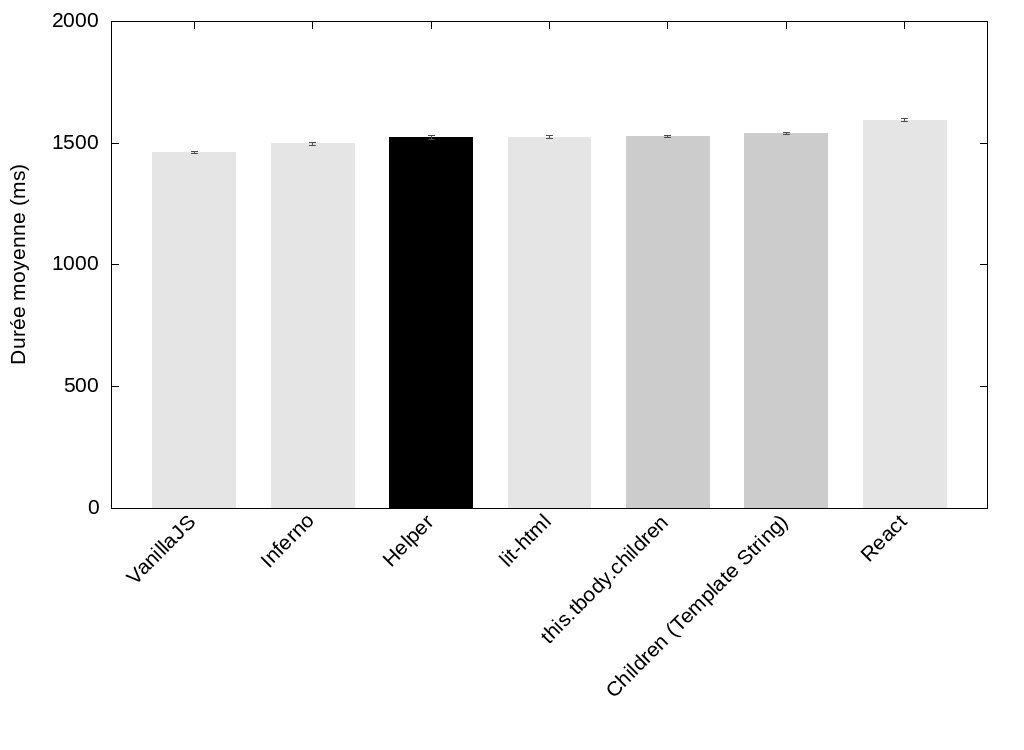

This chart was generated by the following gnuplot code:
set term png size 1024,750 font 'Liberation Sans,16'
set output "no-mem_helper.png"

set style fill solid
set boxwidth 0.7
set yrange [0:2000]
set ylabel "Durée moyenne (ms)"
unset key
set datafile separator ","

set linetype 1 lc rgb "gray90"
set linetype 2 lc rgb "gray90"
set linetype 3 lc rgb "black"
set linetype 4 lc rgb "gray90"
set linetype 5 lc rgb "gray80"
set linetype 6 lc rgb "gray80"
set linetype 7 lc rgb "gray90"
set linetype cycle 2

set xtics rotate by 45 right

plot '<(egrep "^(VanillaJS|this.tbody.children|Helper|Inferno|Children \(Template String\)|lit-html|React)," data.csv)' \
  using 0:2:($0+1):xtic(1) with boxes lc variable, \
  '' using 0:2:3:4 with yerrorbars lc rgb 'gray30' pt 0 lw 1
